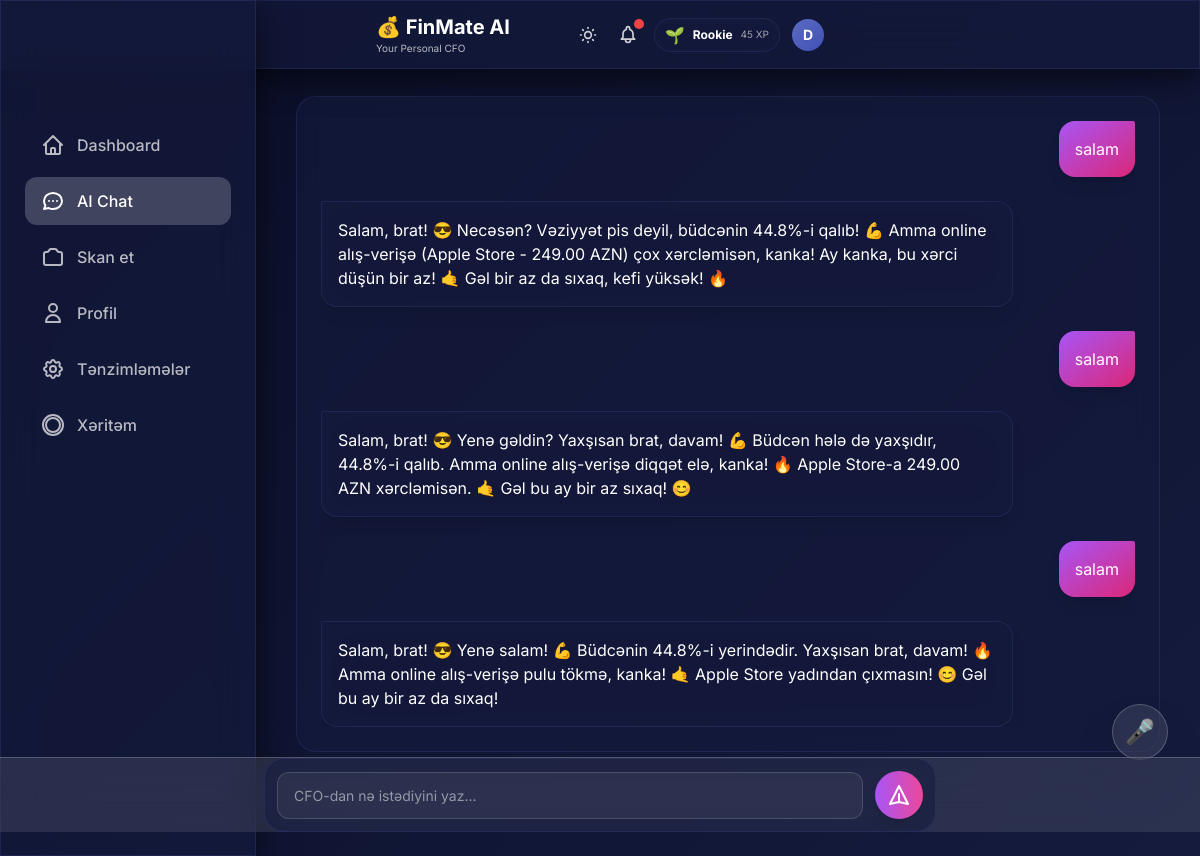
Page /chat on the committed database.
### models.py (models this page shows, shortened)
class User(Base):
    __tablename__ = "users"
    id = Column(Integer, primary_key=True, index=True)
    username = Column(String, unique=True, index=True, nullable=False)
    monthly_budget = Column(Float, default=1000.0)
    xp_points = Column(Integer, default=0)
    level_title = Column(String, default="Rookie")
    preferred_language = Column(String, default="az")  # az, en, ru
    voice_enabled = Column(Boolean, default=True)
    daily_budget_limit = Column(Float, nullable=True)
    currency = Column(String, default="AZN")  # Display/Base currency
    personality_mode = Column(String, default="normal")  # normal, mom, strict
    is_premium = Column(Boolean, default=False)  # Premium subscription status
    readability_mode = Column(Boolean, default=False)  # Accessibility mode for vision-impaired users
    ai_name = Column(String, default="FinMate")  # Customizable AI name
    ai_attitude = Column(String, default="Professional")  # Strict, Funny, Sarcastic, Supportive
    ai_style = Column(String, default="Formal")  # Slang, Shakespearean, Dialect, Short
    ai_persona_mode = Column(String, default="Auto")  # Auto (behavioral profiling) or Manual
    login_streak = Column(Integer, default=0)
    last_login_date = Column(Date, nullable=True)
    created_at = Column(DateTime, default=datetime.utcnow)
    expenses = relationship("Expense", back_populates="user", cascade="all, delete-orphan")
    chat_messages = relationship("ChatMessage", back_populates="user", cascade="all, delete-orphan")
    xp_logs = relationship("XPLog", back_populates="user", cascade="all, delete-orphan")

class ChatMessage(Base):
    __tablename__ = "chat_messages"
    id = Column(Integer, primary_key=True, index=True)
    user_id = Column(Integer, ForeignKey("users.id"), nullable=False)
    role = Column(String, nullable=False)  # 'user' or 'ai'
    content = Column(Text, nullable=False)
    timestamp = Column(DateTime, default=datetime.utcnow, nullable=False)
    user = relationship("User", back_populates="chat_messages")

### main.py (the view)
@app.get("/chat", response_class=HTMLResponse)
async def chat_page(request: Request, db: Session = Depends(get_db)):
    user = get_current_user(db)
    messages = db.query(ChatMessage).filter(
        ChatMessage.user_id == user.id
    ).order_by(ChatMessage.timestamp.asc()).all()
    return templates.TemplateResponse("chat.html", {
        "request": request,
        "user": user,
        "messages": messages
    })

### templates/chat.html (shortened to what this page needs)
{% extends "base.html" %}
{% block content %}
<div class="max-w-4xl mx-auto px-2 sm:px-4">
    <div class="glass-card p-4 sm:p-6 mb-20 lg:mb-10">
        <div class="chat-container" id="chatContainer">
            <div id="messages" class="space-y-4 sm:space-y-6">
                {% for message in messages %}
                {% if message.role == 'user' %}
                <div class="flex justify-end">
                    <div
                        class="message-bubble bg-gradient-to-br from-purple-500 to-pink-600 text-white p-4 rounded-2xl rounded-tr-sm shadow-lg">
                        {{ message.content }}
                    </div>
                </div>
                {% else %}
                <div class="flex justify-start">
                    <div class="message-bubble glass p-4 rounded-2xl rounded-tl-sm text-white shadow-lg">
                        {{ message.content }}
                    </div>
                </div>
                {% endif %}
                {% endfor %}
            </div>
        </div>
    </div>
</div>
<div class="chat-input-container fixed bottom-24 sm:bottom-28 left-0 right-0 px-2 sm:px-4 md:bottom-6 transition-all duration-300 z-50">
    <div class="max-w-2xl mx-auto">
        <form hx-post="/api/chat" hx-target="#messages" hx-swap="beforeend" hx-headers='{"X-Client-Appended":"true"}'
            hx-on::after-request="this.reset(); scrollToBottom();" class="glass-card p-2 sm:p-3 flex items-center gap-2 sm:gap-3"
            id="chat-form">
            <input type="text" name="message" placeholder="CFO-dan nə istədiyini yaz..." required
                class="chat-input-field flex-1"
                autocomplete="off" id="chat-input" />
            <button type="submit"
                class="w-10 h-10 sm:w-12 sm:h-12 flex-shrink-0 rounded-full bg-gradient-to-r from-purple-500 to-pink-500 flex items-center justify-center hover:scale-110 transition shadow-lg group">
                <svg class="w-5 h-5 sm:w-6 sm:h-6 text-white group-hover:scale-110 transition" fill="none"
                    stroke="currentColor" viewBox="0 0 24 24">
                    <path stroke-linecap="round" stroke-linejoin="round" stroke-width="2"
                        d="M12 19l9 2-9-18-9 18 9-2zm0 0v-8"></path>
                </svg>
            </button>
        </form>
    </div>
</div>
{% endblock %}

### templates/base.html (shortened to what this page needs)
<!DOCTYPE html>
<html lang="en" data-theme="dark">
<head>
    <link href="https://cdn.jsdelivr.net/npm/daisyui@4.4.19/dist/full.min.css" rel="stylesheet" type="text/css" />
    <script src="https://cdn.tailwindcss.com"></script>
</head>
<body>
    <div class="glass fixed top-0 left-0 right-0 z-40 px-2 sm:px-4 py-2 sm:py-3">
        <div class="flex items-center justify-between max-w-md mx-auto">
            <div class="min-w-0 flex-1">
                <h1 class="text-lg sm:text-xl font-bold text-white truncate">💰 FinMate AI</h1>
                <p class="text-[9px] sm:text-[10px] text-white/70">Your Personal CFO</p>
            </div>
            <div class="flex items-center gap-2 sm:gap-3 relative flex-shrink-0">
                <button id="theme-toggle" class="relative text-white/80 hover:text-white transition p-1"
                    title="Tema dəyişdir">
                </button>
                <button id="alert-bell" class="relative text-white/80 hover:text-white transition p-1">
                    <span id="alert-counter" class="absolute -top-0.5 -right-0.5 w-2.5 h-2.5 bg-red-500 rounded-full shadow-lg"></span>
                </button>
                {% if user and user.xp_points is defined %}
                <div
                    class="hidden sm:flex items-center gap-1.5 sm:gap-2 glass-card px-2 sm:px-2.5 py-0.5 sm:py-1 rounded-full">
                    <span class="text-sm sm:text-base">{% if user.level_title == 'Rookie' %}🌱{% elif user.level_title
                        == 'Saver'
                        %}💰{% elif user.level_title == 'Analyst' %}📊{% elif user.level_title == 'Manager' %}🎯{%
                        elif
                        user.level_title == 'CFO' %}👑{% else %}⭐{% endif %}</span>
                    <span class="text-[10px] sm:text-xs font-bold text-white hidden md:inline">{{ user.level_title
                        }}</span>
                    <span class="text-[9px] sm:text-[10px] text-white/60">{{ user.xp_points }} XP</span>
                </div>
                {% endif %}
                <a href="/profile" class="relative flex-shrink-0 group">
                    <div id="user-avatar"
                        class="w-7 h-7 sm:w-8 sm:h-8 rounded-full flex items-center justify-center text-white font-bold text-xs sm:text-sm transition-all duration-400 group-hover:scale-110"
                        style="background: linear-gradient(135deg, var(--accent-primary), var(--accent-secondary));">
                        {{ user.username[0].upper() if user else 'D' }}
                    </div>
                </a>
            </div>
        </div>
    </div>
    <div class="pt-24 pb-8 px-4">
        <div class="w-full lg:max-w-7xl mx-auto">
            {% block content %}{% endblock %}
        </div>
    </div>
    <div class="hidden lg:block fixed left-0 top-0 bottom-0 w-64 glass z-40 pt-24">
        <nav class="p-6 space-y-2">
            <a href="/"
                class="flex items-center gap-3 px-4 py-3 rounded-xl text-white/70 hover:text-white hover:bg-white/10 transition {% if request.url.path == '/' %}bg-white/20 !text-white{% endif %}">
                <svg class="w-6 h-6" fill="none" stroke="currentColor" viewBox="0 0 24 24">
                    <path stroke-linecap="round" stroke-linejoin="round" stroke-width="2"
                        d="M3 12l2-2m0 0l7-7 7 7M5 10v10a1 1 0 001 1h3m10-11l2 2m-2-2v10a1 1 0 01-1 1h-3m-6 0a1 1 0 001-1v-4a1 1 0 011-1h2a1 1 0 011 1v4a1 1 0 001 1m-6 0h6">
                    </path>
                </svg>
                <span class="font-medium">Dashboard</span>
            </a>
            <a href="/chat"
                class="flex items-center gap-3 px-4 py-3 rounded-xl text-white/70 hover:text-white hover:bg-white/10 transition {% if request.url.path == '/chat' %}bg-white/20 !text-white{% endif %}">
                <svg class="w-6 h-6" fill="none" stroke="currentColor" viewBox="0 0 24 24">
                    <path stroke-linecap="round" stroke-linejoin="round" stroke-width="2"
                        d="M8 12h.01M12 12h.01M16 12h.01M21 12c0 4.418-4.03 8-9 8a9.863 9.863 0 01-4.255-.949L3 20l1.395-3.72C3.512 15.042 3 13.574 3 12c0-4.418 4.03-8 9-8s9 3.582 9 8z">
                    </path>
                </svg>
                <span class="font-medium">AI Chat</span>
            </a>
            <a href="/scan"
                class="flex items-center gap-3 px-4 py-3 rounded-xl text-white/70 hover:text-white hover:bg-white/10 transition {% if request.url.path == '/scan' %}bg-white/20 !text-white{% endif %}">
                <span class="font-medium">Skan et</span>
            </a>
            <a href="/profile"
                class="flex items-center gap-3 px-4 py-3 rounded-xl text-white/70 hover:text-white hover:bg-white/10 transition {% if request.url.path == '/profile' %}bg-white/20 !text-white{% endif %}">
                <svg class="w-6 h-6" fill="none" stroke="currentColor" viewBox="0 0 24 24">
                    <path stroke-linecap="round" stroke-linejoin="round" stroke-width="2"
                        d="M16 7a4 4 0 11-8 0 4 4 0 018 0zM12 14a7 7 0 00-7 7h14a7 7 0 00-7-7z"></path>
                </svg>
                <span class="font-medium">Profil</span>
            </a>
            <a href="/settings"
                class="flex items-center gap-3 px-4 py-3 rounded-xl text-white/70 hover:text-white hover:bg-white/10 transition {% if request.url.path == '/settings' %}bg-white/20 !text-white{% endif %}">
                <span class="font-medium">Tənzimləmələr</span>
            </a>
            <a href="/heatmap"
                class="flex items-center gap-3 px-4 py-3 rounded-xl text-white/70 hover:text-white hover:bg-white/10 transition {% if request.url.path == '/heatmap' %}bg-white/20 !text-white{% endif %}">
                <svg class="w-6 h-6" fill="none" stroke="currentColor" viewBox="0 0 24 24">
                    <path stroke-linecap="round" stroke-linejoin="round" stroke-width="2"
                        d="M2 12a10 10 0 1020 0 10 10 0 00-20 0zm10-7a7 7 0 00-7 7c0 3.866 3.134 7 7 7a7 7 0 007-7c0-3.866-3.134-7-7-7z">
                    </path>
                </svg>
                <span class="font-medium">Xəritəm</span>
            </a>
        </nav>
    </div>
    {% if user and user.voice_enabled %}
    {% if request.url.path == '/scan' or request.url.path == '/chat' %}
    <button onclick="openVoiceModal()"
        class="fixed {% if request.url.path == '/scan' %}bottom-24{% else %}bottom-32{% endif %} right-4 w-14 h-14 glass bg-white/10 backdrop-blur-xl border border-white/20 rounded-full shadow-2xl flex items-center justify-center text-white text-2xl hover:scale-110 transition z-40 md:{% if request.url.path == '/scan' %}bottom-20{% else %}bottom-24{% endif %} md:right-8 mb-16 md:mb-0">
        🎤
    </button>
    {% endif %}
    {% endif %}
</body>
</html>
</html>

### templates/base.html (style rules this page uses)
:root { --bg-primary: #0a0e27; --bg-secondary: #141b3d; --glass-bg: rgba(20, 27, 61, 0.7); --glass-border: rgba(100, 116, 207, 0.15); --glass-shadow: rgba(0, 0, 0, 0.6); --text-primary: #e8eaf6; --text-secondary: rgba(232, 234, 246, 0.75); --nav-border: rgba(100, 116, 207, 0.2); --skeleton-bg: rgba(100, 116, 207, 0.08); --accent-primary: #5c6bc0; --accent-secondary: #3f51b5; }
* { font-family: 'Inter', sans-serif; }
body:not(.no-transition), body:not(.no-transition) .glass, body:not(.no-transition) .glass-card, body:not(.no-transition) .bottom-nav { transition: background 0.6s cubic-bezier(0.4, 0, 0.2, 1), color 0.6s cubic-bezier(0.4, 0, 0.2, 1), border-color 0.6s cubic-bezier(0.4, 0, 0.2, 1), box-shadow 0.6s cubic-bezier(0.4, 0, 0.2, 1); }
body { transition: background 0.8s ease-in-out; }
body { background: linear-gradient(135deg, var(--bg-primary) 0%, var(--bg-secondary) 100%); min-height: 100vh; padding-bottom: 80px; color: var(--text-primary); }
@media (min-width: 1024px) { body { padding-left: 256px; padding-bottom: 0; } }
.glass { background: var(--glass-bg); backdrop-filter: blur(20px); -webkit-backdrop-filter: blur(20px); border: 1px solid var(--glass-border); box-shadow: 0 8px 32px 0 var(--glass-shadow); }
.glass-card { background: var(--glass-bg); backdrop-filter: blur(12px); -webkit-backdrop-filter: blur(12px); border-radius: 20px; border: 1px solid var(--glass-border); }

### templates/chat.html (style rules this page uses)
.chat-container { height: calc(100vh - 250px); overflow-y: auto; overflow-x: hidden; scroll-behavior: smooth; }
.message-bubble { max-width: 85%; word-wrap: break-word; word-break: break-word; animation: slideIn 0.3s ease-out; line-height: 1.5; }
.chat-input-container { background: rgba(255, 255, 255, 0.1); backdrop-filter: blur(20px); -webkit-backdrop-filter: blur(20px); border-top: 1px solid rgba(255, 255, 255, 0.2); }
.chat-input-field { background: rgba(255, 255, 255, 0.05); border: 1px solid rgba(255, 255, 255, 0.15); border-radius: 12px; padding: 0.75rem 1rem; color: #ffffff; font-size: 0.875rem; transition: all 0.3s ease; min-height: 44px; }
.chat-input-field::placeholder { color: rgba(255, 255, 255, 0.5); }

### rows in the picture
User: level_title "Rookie", xp_points "45", username "D"
ChatMessage: content "salam"
ChatMessage: content "Salam, brat! 😎 Necəsən? Vəziyyət pis deyil, büdcənin 44.8%-i qalıb! 💪 Amma online alış-verişə (Apple Store - 249.00 AZN) çox xərcləmisən, kanka! Ay kanka, bu xərci düşün bir az! 🤙 Gəl bir az da sıxaq, kefi yüksək! 🔥"
ChatMessage: content "salam"
ChatMessage: content "Salam, brat! 😎 Yenə gəldin? Yaxşısan brat, davam! 💪 Büdcən hələ də yaxşıdır, 44.8%-i qalıb. Amma online alış-verişə diqqət elə, kanka! 🔥 Apple Store-a 249.00 AZN xərcləmisən. 🤙 Gəl bu ay bir az sıxaq! 😊"
ChatMessage: content "salam"
ChatMessage: content "Salam, brat! 😎 Yenə salam! 💪 Büdcənin 44.8%-i yerindədir. Yaxşısan brat, davam! 🔥 Amma online alış-verişə pulu tökmə, kanka! 🤙 Apple Store yadından çıxmasın! 😊 Gəl bu ay bir az da sıxaq!"
